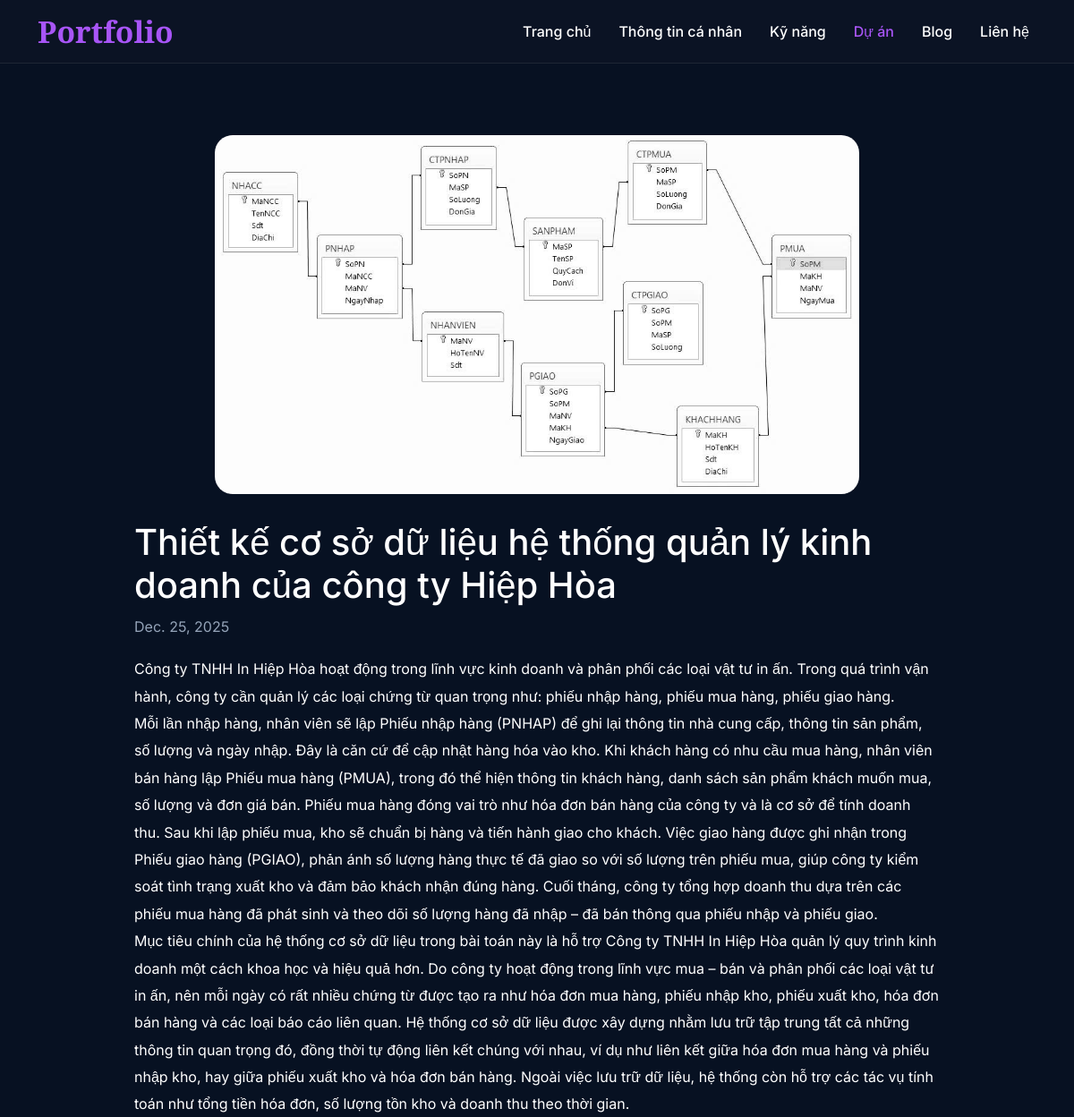
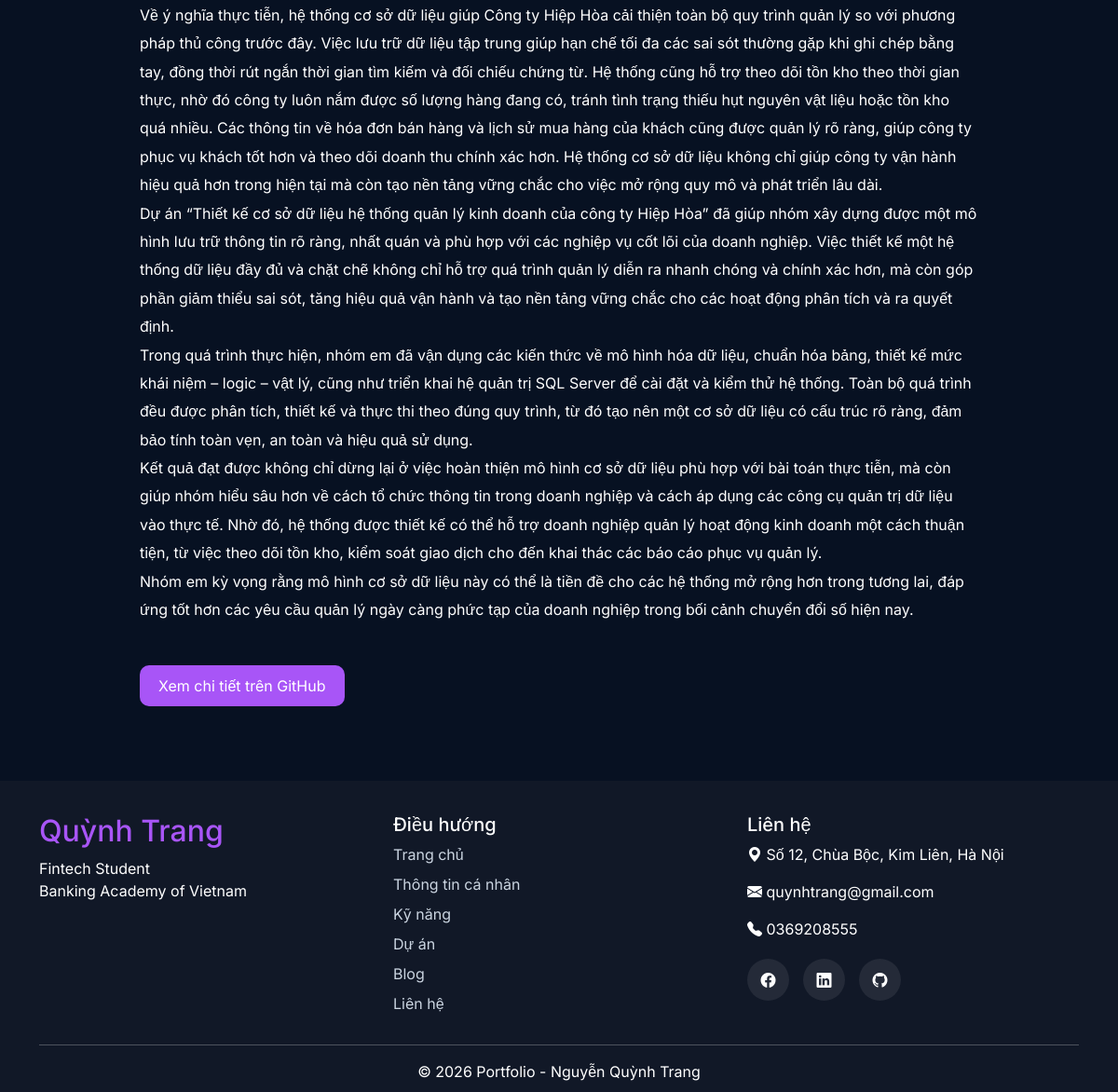
Screenshot of /projects/5/ with the database file from the repository (2 pictures, top to bottom).
### projects/models.py (models this page shows, shortened)
class Project(models.Model):
    title = models.CharField(max_length=200)
    image = models.ImageField(upload_to='projects/')
    created_at = models.DateField(blank=True, null=True)
    short_description = models.TextField()
    description = models.TextField()
    github_link = models.URLField(blank=True)

### projects/views.py (the view)
# urls.py: path('<int:pk>/', views.project_detail, name='project_detail'),
def project_detail(request, pk):
    project = get_object_or_404(Project, pk=pk)
    return render(request, 'projects/project_detail.html', {'project': project})

### projects/templates/projects/project_detail.html
{% extends 'base.html' %}
{% block content %}
<section class="project-detail-section">
    <div class="container">
        <div class="project-detail">
            <img src="{{ project.image.url }}" class="detail-image">
            <h1>{{ project.title }}</h1>
            <p class="project-date">{{ project.created_at }}</p>
            <div class="project-description">{{ project.description|linebreaks }}</div>
            <a href="{{ project.github_link }}" target="_blank" class="project-btn">Xem chi tiết trên GitHub</a>
        </div>
    </div>
</section>
{% endblock %}

### static/css/style.css (style rules this page uses)
body { font-family: 'Inter', sans-serif; background:#071122; color:white; }
.project-btn { display:inline-block; margin-top:15px; padding:10px 20px; background:#A855F7; color:white; text-decoration:none; border-radius:10px; transition:.3s; }
.project-detail-section { padding:80px 0; }
.project-detail { max-width:900px; margin:auto; }
.detail-image { width:80%; max-height:450px; object-fit:cover; display:block; margin:0 auto 30px; border-radius:20px; }
.project-detail h1 { margin-bottom:10px; }
.project-date { color:#94A3B8; margin-bottom:20px; }
.project-description { line-height:1.9; margin-bottom:30px; }

### rows the page displays
Project: image (picture), title "Thiết kế cơ sở dữ liệu hệ thống quản lý kinh doanh của công ty Hiệp Hòa", created_at "Dec. 25, 2025", description "Công ty TNHH In Hiệp Hòa hoạt động trong lĩnh vực kinh doanh và phân phối các loại vật tư in ấn. Trong quá trình vận hành, công ty cần quản lý các loại chứng từ quan trọng như: phiếu nhập hàng, phiếu mua hàng, phiếu giao hàng. Mỗi lần nhập hàng, nhân viên sẽ lập Phiếu nhập hàng (PNHAP) để ghi lại thông tin nhà cung cấp, thông tin sản phẩm, số lượng và ngày nhập. Đây là căn cứ để cập nhật hàng hóa vào kho. Khi khách hàng có nhu cầu mua hàng, nhân viên bán hàng lập Phiếu mua hàng (PMUA), trong đó thể hiện thông tin khách hàng, danh sách sản phẩm khách muốn mua, số lượng và đơn giá bán. Phiếu mua hàng đóng vai trò như hóa đơn bán hàng của công ty và là cơ sở để tính doanh thu. Sau khi lập…"
